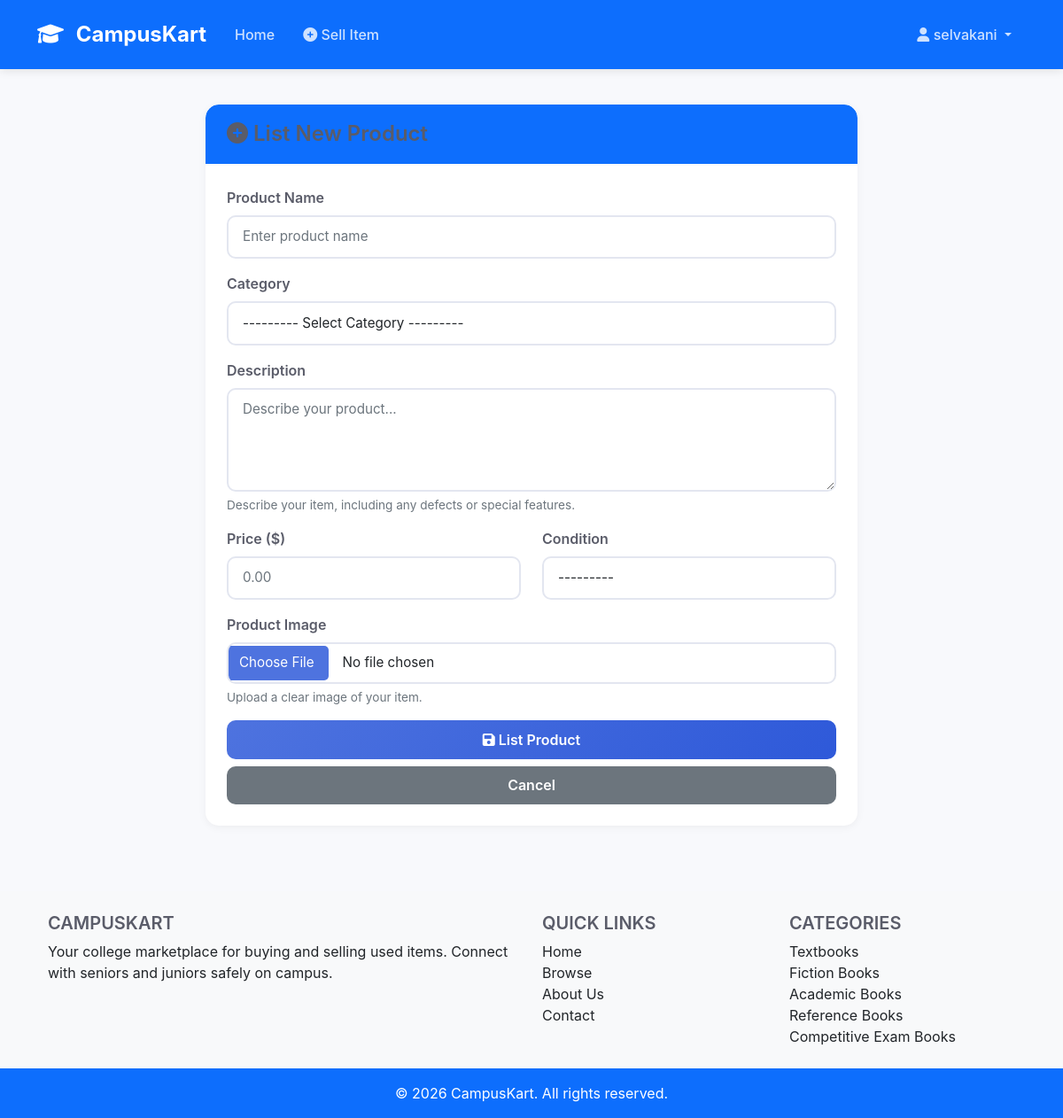
The page /add-product/ (signed in) on the database its author committed.
### myapp/models.py (models this page shows, shortened)
class Category(models.Model):
    name = models.CharField(max_length=100)
    slug = models.SlugField(unique=True)
    icon = models.CharField(max_length=50, blank=True)
    class Meta:
        verbose_name_plural = "Categories"
    def __str__(self):
        return self.name

### myapp/views.py (the view)
# urls.py: path('add-product/', views.add_product, name='add_product'),
@login_required
def add_product(request):
    categories = Category.objects.all()
    if request.method == 'POST':
        form = ProductForm(request.POST, request.FILES)
        if form.is_valid():
            product = form.save(commit=False)
            product.seller = request.user
            product.save()
            messages.success(request, '✅ Product listed successfully!')
            return redirect('my_products')
        else:
            for field, errors in form.errors.items():
                for error in errors:
                    messages.error(request, f'{field}: {error}')
    else:
        form = ProductForm()
    return render(request, 'add_product.html', {
        'form': form,
        'categories': categories
    })

### myapp/forms.py
class ProductForm(forms.ModelForm):
    class Meta:
        model = Product
        fields = ['name', 'description', 'price', 'condition', 'category', 'image']
        widgets = {
            'name': forms.TextInput(attrs={'class': 'form-control', 'placeholder': 'Enter product name'}),
            'description': forms.Textarea(attrs={'class': 'form-control', 'rows': 4, 'placeholder': 'Describe your product...'}),
            'price': forms.NumberInput(attrs={'class': 'form-control', 'step': '0.01', 'placeholder': '0.00'}),
            'condition': forms.Select(attrs={'class': 'form-control'}),
            'category': forms.Select(attrs={'class': 'form-control'}),
            'image': forms.FileInput(attrs={'class': 'form-control'}),
        }
    def __init__(self, *args, **kwargs):
        super().__init__(*args, **kwargs)
        self.fields['category'].empty_label = "--------- Select Category ---------"
        self.fields['condition'].empty_label = "--------- Select Condition ---------"

### myapp/context_processors.py (called while the page is built)
def categories_processor(request):
    return {
        'all_categories': Category.objects.all()
    }

### myapp/templates/add_product.html (shortened to what this page needs)
{% extends 'base.html' %}
{% block content %}
<div class="container">
    <div class="row justify-content-center">
        <div class="col-md-8">
            <div class="card">
                <div class="card-header bg-primary text-white">
                    <h4 class="mb-0"><i class="fas fa-plus-circle"></i> List New Product</h4>
                </div>
                <div class="card-body">
                    <form method="post" enctype="multipart/form-data">
                        <div class="mb-3">
                            <label for="{{ form.name.id_for_label }}" class="form-label">Product Name</label>
                            {{ form.name }}
                        </div>
                        <div class="mb-3">
                            <label for="{{ form.category.id_for_label }}" class="form-label">Category</label>
                            {{ form.category }}
                        </div>
                        <div class="mb-3">
                            <label for="{{ form.description.id_for_label }}" class="form-label">Description</label>
                            {{ form.description }}
                            <div class="form-text">Describe your item, including any defects or special features.</div>
                        </div>
                        <div class="row">
                            <div class="col-md-6 mb-3">
                                <label for="{{ form.price.id_for_label }}" class="form-label">Price ($)</label>
                                {{ form.price }}
                            </div>
                            <div class="col-md-6 mb-3">
                                <label for="{{ form.condition.id_for_label }}" class="form-label">Condition</label>
                                {{ form.condition }}
                            </div>
                        </div>
                        <div class="mb-3">
                            <label for="{{ form.image.id_for_label }}" class="form-label">Product Image</label>
                            {{ form.image }}
                            <div class="form-text">Upload a clear image of your item.</div>
                        </div>
                        <div class="d-grid gap-2">
                            <button type="submit" class="btn btn-primary">
                                <i class="fas fa-save"></i> List Product
                            </button>
                            <a href="{% url 'dashboard' %}" class="btn btn-secondary">Cancel</a>
                        </div>
                    </form>
                </div>
            </div>
        </div>
    </div>
</div>
{% endblock %}

### myapp/templates/base.html (shortened to what this page needs)
<!DOCTYPE html>
<html lang="en">
<head>
    <link href="https://cdn.jsdelivr.net/npm/bootstrap@5.1.3/dist/css/bootstrap.min.css" rel="stylesheet">
    <link rel="stylesheet" href="https://cdnjs.cloudflare.com/ajax/libs/font-awesome/6.0.0/css/all.min.css">
    {% load static %}
    <link rel="stylesheet" href="{% static 'css/style.css' %}">
</head>
<body>
    <nav class="navbar navbar-expand-lg navbar-dark bg-primary">
        <div class="container">
            <a class="navbar-brand" href="{% url 'index' %}">
                <i class="fas fa-graduation-cap"></i> CampusKart
            </a>
            <div class="collapse navbar-collapse" id="navbarNav">
                <ul class="navbar-nav me-auto">
                    <li class="nav-item">
                        <a class="nav-link" href="{% url 'index' %}">Home</a>
                    </li>
                    {% if user.is_authenticated %}
                        <li class="nav-item">
                            <a class="nav-link" href="{% url 'add_product' %}">
                                <i class="fas fa-plus-circle"></i> Sell Item
                            </a>
                        </li>
                    {% endif %}
                </ul>
                <ul class="navbar-nav">
                    {% if user.is_authenticated %}
                        <li class="nav-item dropdown">
                            <a class="nav-link dropdown-toggle" href="#" id="navbarDropdown" role="button" data-bs-toggle="dropdown">
                                <i class="fas fa-user"></i> {{ user.username }}
                            </a>
                        </li>
                    {% endif %}
                </ul>
            </div>
        </div>
    </nav>
    <main class="py-4">
        {% block content %}{% endblock %}
    </main>
    <footer class="bg-light text-center text-lg-start mt-5">
        <div class="container p-4">
            <div class="row">
                <div class="col-lg-6 col-md-12 mb-4 mb-md-0">
                    <h5 class="text-uppercase">CampusKart</h5>
                    <p>
                        Your college marketplace for buying and selling used items.
                        Connect with seniors and juniors safely on campus.
                    </p>
                </div>
                <div class="col-lg-3 col-md-6 mb-4 mb-md-0">
                    <h5 class="text-uppercase">Quick Links</h5>
                    <ul class="list-unstyled mb-0">
                        <li><a href="{% url 'index' %}" class="text-dark">Home</a></li>
                        <li><a href="{% url 'product_list' %}" class="text-dark">Browse</a></li>
                        <li><a href="#" class="text-dark">About Us</a></li>
                        <li><a href="#" class="text-dark">Contact</a></li>
                    </ul>
                </div>
                <div class="col-lg-3 col-md-6 mb-4 mb-md-0">
                    <h5 class="text-uppercase">Categories</h5>
                    <ul class="list-unstyled mb-0">
                        {% for category in all_categories|slice:":5" %}
                            <li><a href="{% url 'product_list' %}?category={{ category.id }}" class="text-dark">{{ category.name }}</a></li>
                        {% endfor %}
                    </ul>
                </div>
            </div>
        </div>
        <div class="text-center p-3 bg-primary text-white">
            © 2026 CampusKart. All rights reserved.
        </div>
    </footer>
</body>
</html>

### static/css/style.css (style rules this page uses)
:root { --primary-color: #4e73df; --primary-dark: #2e59d9; --secondary-color: #858796; --success-color: #1cc88a; --info-color: #36b9cc; --warning-color: #f6c23e; --danger-color: #e74a3b; --light-color: #f8f9fc; --dark-color: #5a5c69; }
body { font-family: 'Nunito', -apple-system, BlinkMacSystemFont, 'Segoe UI', Roboto, 'Helvetica Neue', Arial, sans-serif; background-color: #f8f9fc; min-height: 100vh; display: flex; flex-direction: column; }
main { flex: 1; }
h1, h2, h3, h4, h5, h6 { font-weight: 600; color: var(--dark-color); }
.navbar { box-shadow: 0 2px 10px rgba(0,0,0,.1); padding: 1rem 0; }
.navbar-brand { font-weight: 700; font-size: 1.5rem; }
.navbar-brand i { margin-right: 8px; }
.navbar-dark .navbar-nav .nav-link { color: rgba(255,255,255,.8); font-weight: 500; padding: 0.5rem 1rem !important; transition: all 0.3s; }
.card { border: none; border-radius: 15px; box-shadow: 0 2px 10px rgba(0,0,0,.05); transition: all 0.3s ease; overflow: hidden; }
.card-header { background: white; border-bottom: 2px solid var(--light-color); font-weight: 600; padding: 1.2rem 1.5rem; }
.card-header:first-child { border-radius: 15px 15px 0 0; }
.card-body { padding: 1.5rem; }
.btn { font-weight: 600; padding: 0.6rem 1.5rem; border-radius: 10px; transition: all 0.3s; border: none; }
.btn-primary { background: linear-gradient(135deg, var(--primary-color), var(--primary-dark)); color: white; }
.form-control, .form-select { border: 2px solid #e3e6f0; border-radius: 10px; padding: 0.7rem 1rem; font-size: 0.95rem; transition: all 0.3s; }
.form-label { font-weight: 600; color: var(--dark-color); margin-bottom: 0.5rem; }
.form-text { color: #6c757d; font-size: 0.85rem; margin-top: 0.3rem; }
.form-control[type="file"] { padding: 0.5rem; }
footer { background: white; border-top: 2px solid var(--light-color); margin-top: auto; }
footer a { text-decoration: none; transition: all 0.3s; }
.fade-in { animation: fadeIn 0.5s; }

### rows shown on the page
Category: name "Textbooks"
Category: name "Fiction Books"
Category: name "Academic Books"
Category: name "Reference Books"
Category: name "Competitive Exam Books"

### other values the page prints
{{ user.username }} "selvakani"
